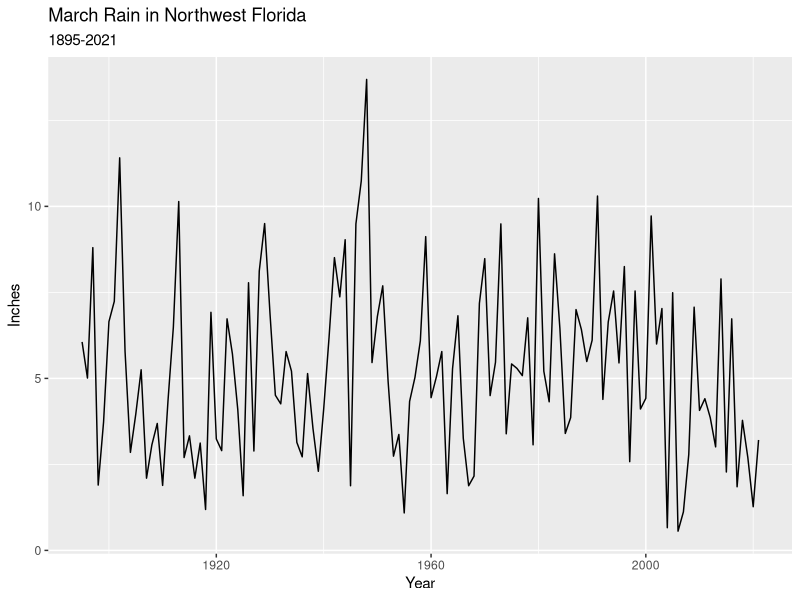

This figure's R source:
## ---- chunk 1
#| echo: true
Rain.df <- readr::read_table(here::here("data", "NWFL_MonthlyRain.txt"))

library(ggplot2)

ggplot(data = Rain.df, 
       mapping = aes(x = Year, y = Mar)) +
  geom_line() +
  ylab("Inches") +
  ggtitle(label = "March Rain in Northwest Florida",
          subtitle = "1895-2021")
